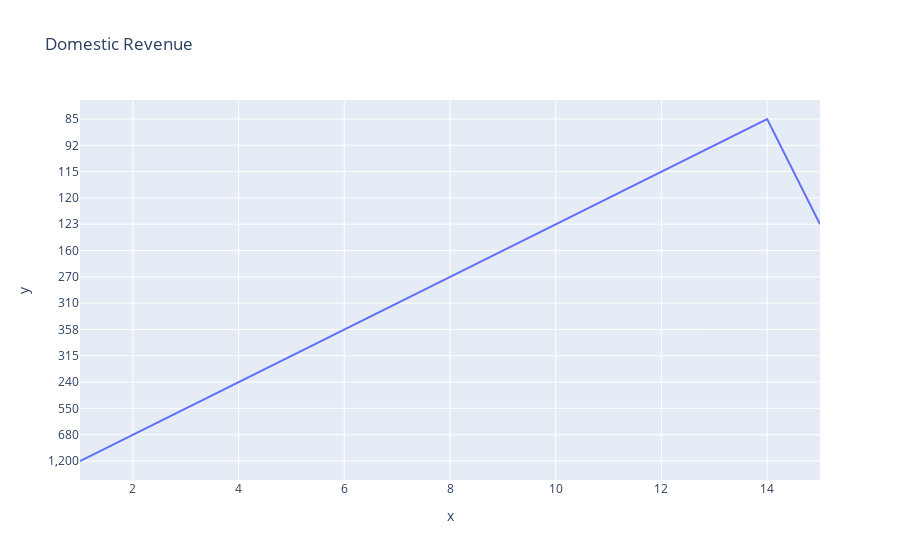

The cell this chart's notebook holds for it:
### Code cell
fig = px.line(x=mov.Rank, y=mov['Domestic Revenue (₹ Cr)'],title="Domestic Revenue")
fig.show()

### Figure 1 — Plotly figure (JSON) as saved in the notebook; plotly's stock layout.template omitted (floating-point values rounded to 4 significant figures)
{"data": [{"hovertemplate": "x=%{x}<br>y=%{y}<extra></extra>", "legendgroup": "", "line": {"color": "#636efa", "dash": "solid"}, "marker": {"symbol": "circle"}, "mode": "lines", "name": "", "orientation": "h", "showlegend": false, "type": "scatter", "x": [1, 2, 3, 4, 5, 6, 7, 8, 9, 10, 11, 12, 13, 14, 15], "xaxis": "x", "y": ["1,200", "680", "550", "240", "315", "358", "310", "270", "160", "123", "120", "115", "92", "85", "123"], "yaxis": "y"}], "layout": {"legend": {"tracegroupgap": 0}, "title": {"text": "Domestic Revenue"}, "xaxis": {"anchor": "y", "domain": [0, 1], "title": {"text": "x"}}, "yaxis": {"anchor": "x", "domain": [0, 1], "title": {"text": "y"}}}}
